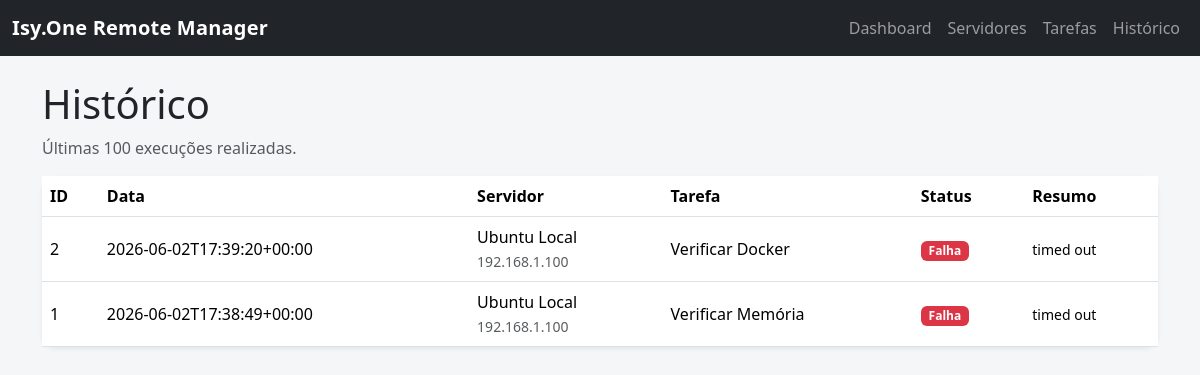
The app's page /history with its own data.
### tables this page shows
CREATE TABLE task_history (
            id INTEGER PRIMARY KEY AUTOINCREMENT,
            server_id INTEGER NOT NULL,
            task TEXT NOT NULL,
            success INTEGER NOT NULL,
            output TEXT,
            error TEXT,
            executed_at TEXT NOT NULL,
            FOREIGN KEY(server_id) REFERENCES servers(id)
        );

CREATE TABLE servers (
            id INTEGER PRIMARY KEY AUTOINCREMENT,
            name TEXT NOT NULL,
            host TEXT NOT NULL,
            port INTEGER NOT NULL DEFAULT 22,
            username TEXT NOT NULL,
            password TEXT,
            private_key_path TEXT,
            created_at TEXT NOT NULL
        );

### app.py (the view)
@app.route("/history")
def history():
    conn = get_conn()
    rows = conn.execute(
        """
        SELECT h.id, h.task, h.success, h.output, h.error, h.executed_at, s.name AS server_name, s.host
        FROM task_history h
        JOIN servers s ON s.id = h.server_id
        ORDER BY h.id DESC
        LIMIT 100
        """
    ).fetchall()
    conn.close()
    return render_template("history.html", history=rows, tasks=ALLOWED_TASKS)

### app.py (called while the page is built)
def get_conn():
    conn = sqlite3.connect(DB_PATH)
    conn.row_factory = sqlite3.Row
    return conn

### templates/history.html
{% extends "base.html" %}
{% block content %}
<h1>Histórico</h1>
<p class="text-muted">Últimas 100 execuções realizadas.</p>
<div class="card shadow-sm"><div class="card-body p-0">
<table class="table table-hover mb-0 align-middle">
<thead><tr><th>ID</th><th>Data</th><th>Servidor</th><th>Tarefa</th><th>Status</th><th>Resumo</th></tr></thead>
<tbody>
{% for h in history %}
<tr>
  <td>{{ h.id }}</td><td>{{ h.executed_at }}</td><td>{{ h.server_name }}<br><small class="text-muted">{{ h.host }}</small></td>
  <td>{{ tasks[h.task].label if h.task in tasks else h.task }}</td>
  <td>{% if h.success %}<span class="badge text-bg-success">Sucesso</span>{% else %}<span class="badge text-bg-danger">Falha</span>{% endif %}</td>
  <td><small>{{ (h.output or h.error or '')[:120] }}</small></td>
</tr>
{% else %}<tr><td colspan="6" class="text-muted">Nenhuma execução registrada.</td></tr>{% endfor %}
</tbody>
</table>
</div></div>
{% endblock %}

### templates/base.html (shortened to what this page needs)
<!doctype html>
<html lang="pt-br">
<head>
  <link href="https://cdn.jsdelivr.net/npm/bootstrap@5.3.3/dist/css/bootstrap.min.css" rel="stylesheet">
  <link rel="stylesheet" href="{{ url_for('static', filename='css/style.css') }}">
</head>
<body>
<nav class="navbar navbar-expand-lg navbar-dark bg-dark">
  <div class="container-fluid">
    <a class="navbar-brand fw-bold" href="{{ url_for('dashboard') }}">Isy.One Remote Manager</a>
    <div class="collapse navbar-collapse" id="navbarNav">
      <ul class="navbar-nav ms-auto">
        <li class="nav-item"><a class="nav-link" href="{{ url_for('dashboard') }}">Dashboard</a></li>
        <li class="nav-item"><a class="nav-link" href="{{ url_for('servers') }}">Servidores</a></li>
        <li class="nav-item"><a class="nav-link" href="{{ url_for('tasks_page') }}">Tarefas</a></li>
        <li class="nav-item"><a class="nav-link" href="{{ url_for('history') }}">Histórico</a></li>
      </ul>
    </div>
  </div>
</nav>
<main class="container py-4">
  {% block content %}{% endblock %}
</main>
</body>
</html>

### static/css/style.css (style rules this page uses)
body { background: #f5f6f8; }
.card { border: 0; border-radius: 14px; }
.navbar-brand { letter-spacing: .2px; }

### records on screen
task_history: id "2", executed_at "2026-06-02T17:39:20+00:00", server_name "Ubuntu Local", host "192.168.1.100", task "Verificar Docker", success "Falha", output+error "timed out"
task_history: id "1", executed_at "2026-06-02T17:38:49+00:00", server_name "Ubuntu Local", host "192.168.1.100", task "Verificar Memória", success "Falha", output+error "timed out"
